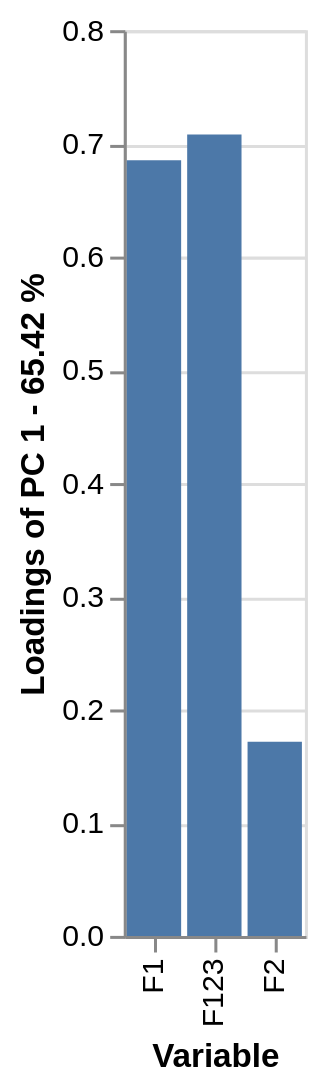

Notebook code for this chart:
### Markdown cell above
## 4. Ordinary PCA interpretation

The loading bar plots show the contribution of each measured flow to the first two latent directions. The biplot places observations and loading vectors in the same PC1–PC2 view. Its signs may be reflected when PCA is re-run; relative positions and magnitudes are what matter.

### Code cell
model.loadings_barplot(1)

### Figure 1 — Vega-Lite specification as saved in the notebook (floating-point values rounded to 4 significant figures)
{"config": {"view": {"continuousWidth": 300, "continuousHeight": 300}}, "data": {"name": "data-74d80f7df39e47b071f4ee83a206a6b6"}, "mark": {"type": "bar"}, "encoding": {"tooltip": [{"field": "variable", "type": "nominal"}, {"field": "PC_1", "type": "quantitative"}], "x": {"field": "variable", "title": "Variable", "type": "nominal"}, "y": {"field": "PC_1", "title": "Loadings of PC 1 - 65.42 %", "type": "quantitative"}}, "params": [{"name": "param_1e9efca18e7a2868", "select": {"type": "interval", "encodings": ["x", "y"]}, "bind": "scales"}], "$schema": "https://vega.github.io/schema/vega-lite/v6.4.1.json", "datasets": {"data-74d80f7df39e47b071f4ee83a206a6b6": [{"variable": "F1", "PC_1": 0.6852, "PC_2": -0.2505, "PC_3": -0.6839}, {"variable": "F2", "PC_1": 0.1714, "PC_2": 0.9681, "PC_3": -0.1829}, {"variable": "F123", "PC_1": 0.7079, "PC_2": 0.008104, "PC_3": 0.7063}]}}
